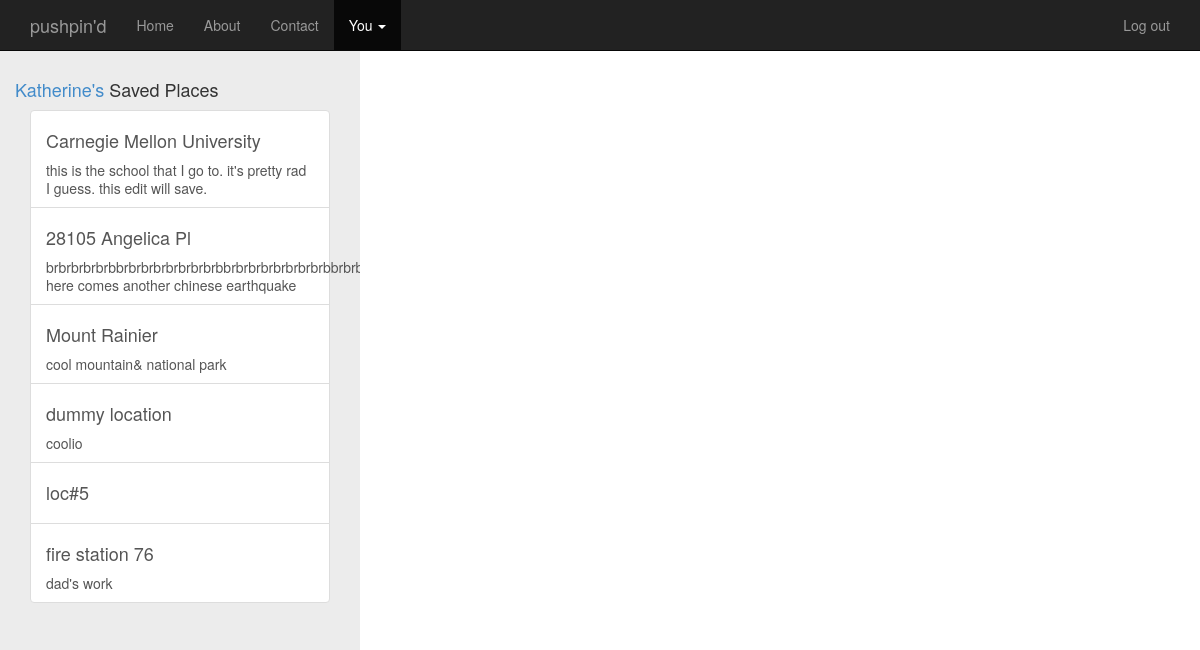
The app's page /users/1/places/, older data.
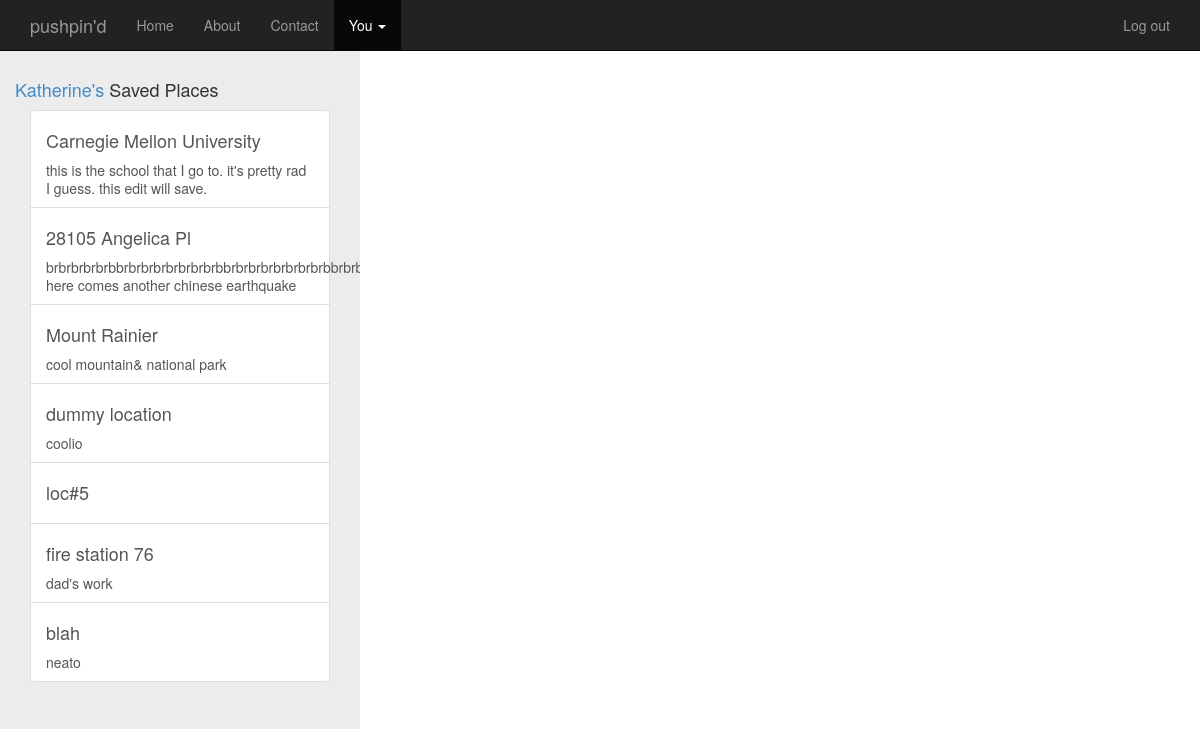
The same page, newer data.
### locationlib/models.py (models this page shows, shortened)
class Location(models.Model):
	name = models.CharField(max_length=70)
	longitude = models.DecimalField(max_digits=7,decimal_places=4)
	latitude = models.DecimalField(max_digits=7,decimal_places=4)
	custDescription = models.CharField(max_length=500, default='')
	custName = models.CharField(max_length=70, default='')
	user = models.ForeignKey(User)
	saveDate = models.DateTimeField(default=timezone.now)
	def getCoordinates(self):
		if (type(self.longitude) != str) and (type(self.latitude) != str):
			return "(" + str(self.longitude)+ ", " + str(self.latitude) + ")"
		else:
			return None
	getCoordinates.admin_order_field = 'name'
	getCoordinates.short_description = 'Coordinates'

### users/views.py (the view)
# urls.py: url(r'^(?P<user_id>\d+)/places/$', views.places_index, name='places'),
def places_index(request,user_id):
	user = get_object_or_404(User, pk=user_id)
	userProfile = Profile.objects.get(user=user)
	location_list = userProfile.get_locations()
	context = {
		'user':user,
		'profile':userProfile,
		'location_list':location_list,
		'request':request,
		'loggedin': user.is_authenticated(),
	}
	return render(request, 'users/index.html', context)

### users/models.py (called while the page is built)
	def get_locations(self):
		return Location.objects.filter(user=self.user)

### users/templates/users/index.html (shortened to what this page needs)
<head>
	{% load staticfiles %}
	<link rel="stylesheet" type='text/css' href="{% static 'users/style.css' %}" />
	<link rel="stylesheet" type='text/css' href="{% static 'locationlib/bootstrap.min.css' %}" />
</head>
<body>
	<div class="navbar navbar-inverse navbar-fixed-top" role="navigation">
	    <div class="container">
	        <div class="navbar-header">
	            <a class="navbar-brand" href="/">pushpin'd</a>
	        </div>
	        <div class="navbar-collapse collapse">
		        <ul class="nav navbar-nav">
		            <li><a href="{% url 'home' %}">Home</a></li>
		            <li><a href="#about">About</a></li>
		            <li><a href="#contact">Contact</a></li>
		            {% if loggedin %}
		            	<li class="dropdown active">
		            		<a href='#' class="dropdown-toggle" data-toggle="dropdown">You <span class="caret"></span></a>
				        </li>
		            {% endif %}
		        </ul>
	        	{% if not loggedin %}
		        	<form class="navbar-form navbar-right" role="form" action="{% url 'authenticator' %}" method="POST">
			            <div id="mini-login" class="form-group">
							{% csrf_token %}
							<input type='text' placeholder="Username" name="username" class="form-control">
							<input type='password' placeholder="Password" name="password" class="form-control">
							<input type='Submit' value='Log In' class="btn btn-success">
						</div>
		            </form>
	            {% else %}
	            	<ul class="nav navbar-nav navbar-right">
			    		<li><a href='{% url "logout" %}' >Log out</a></li>
			    	</ul>
			    {% endif %}
		    </div>
	    </div>
	</div>
	<div class="container" id='location-sidebar'>
		<div id="location-list-header">
			<br>
			<h4>
			{% if user.id != request.user.id %}
				{% if profile.firstName != '' %}
				<a href='{% url "users:profile" user.id %}'>{{ profile.firstName}}'s</a> Saved Places
				{% else %}
				<a href='{% url "users:profile" user.id %}'>{{user}}'s</a> Saved Places
				{% endif %}
			{% else %}
				<a href="{% url 'users:profile' user.id %}">Your</a> Saved Places
			{% endif %}
			</h4>
		</div>
		<div class="container" id="location-list">
			<div class="list-group">
				{% if location_list %}
					{% for location in location_list %}
						<a class="list-group-item" href="{% url 'locationlib:detail' location.id %}">
							<div class="location-container" id="{{location.id}}">
								<h4 class="list-group-item-header">{{location.name}}</h4></li>
								<p class="list-group-item-text">{{location.custDescription}}</p>
							</div>
						</a>
					{% endfor %}
				{% else %}
					<p>no places saved! :(</p>
					{% if user == request.user %}
					<a href="{% url 'users:add' user.id %}">add a new place?</a>
					{% endif %}
				{% endif %}
			</div>
		</div>
	</div>
	<div id="map-canvas"></div>
</body>

Row changes from the older to the newer data that the page shows:
added Location: name "blah", custDescription "neato"
